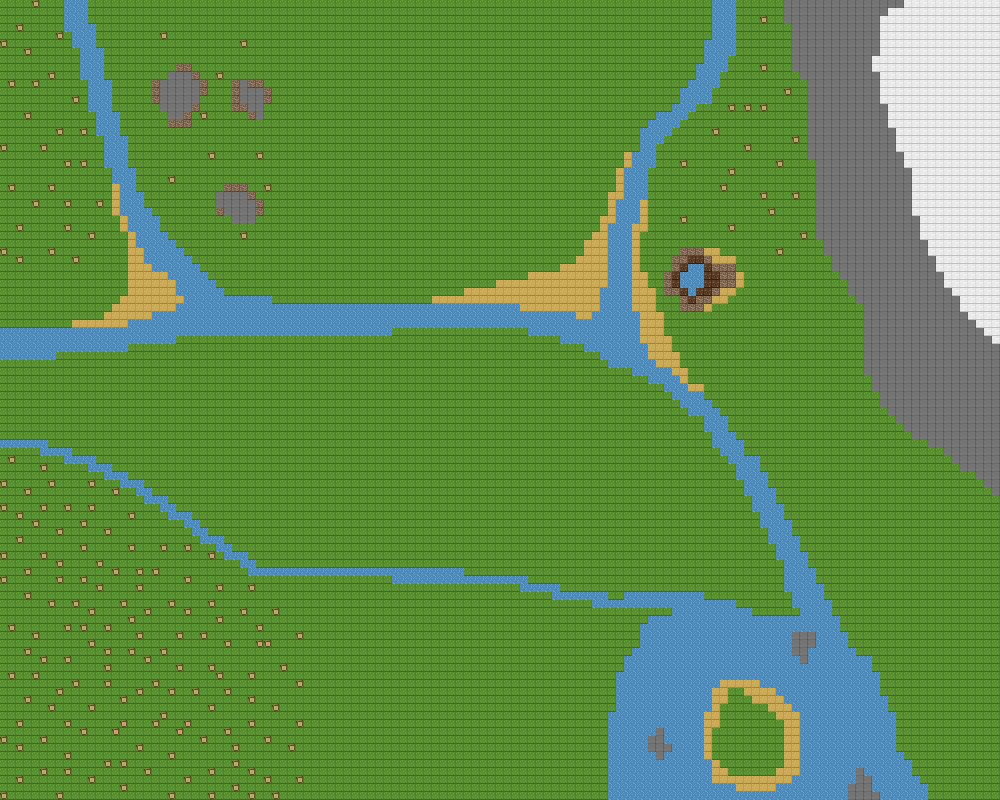

Below is a game level as drawn by its tile map, then a one-line description and the .tmx that defines it (tile-layer data replaced by summaries):
An orthogonal 125x100 tile map with 8x8 px tiles, 1 tile layer (Tile Layer 1).

<map version="1.5" tiledversion="1.7.0" orientation="orthogonal" renderorder="right-down" width="125" height="100" tilewidth="8" tileheight="8" infinite="0" nextlayerid="2" nextobjectid="1">
 <editorsettings>
  <export target="map.csv" format="csv" />
 </editorsettings>
 <tileset firstgid="1" source="tile_set.tsx" />
 <layer id="1" name="Tile Layer 1" width="125" height="100">
  <data>[12500 cells, 12500 non-empty, 8 distinct tile ids]</data>
 </layer>
</map>